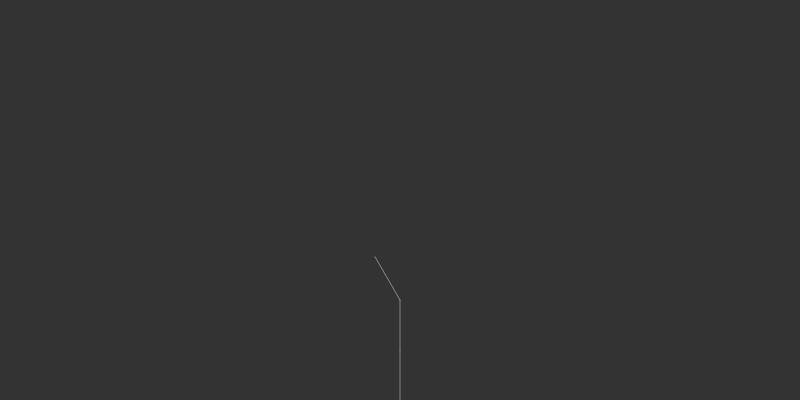
Frame 1 (no input)
Frame 60 (no input): identical to frame 1, image omitted
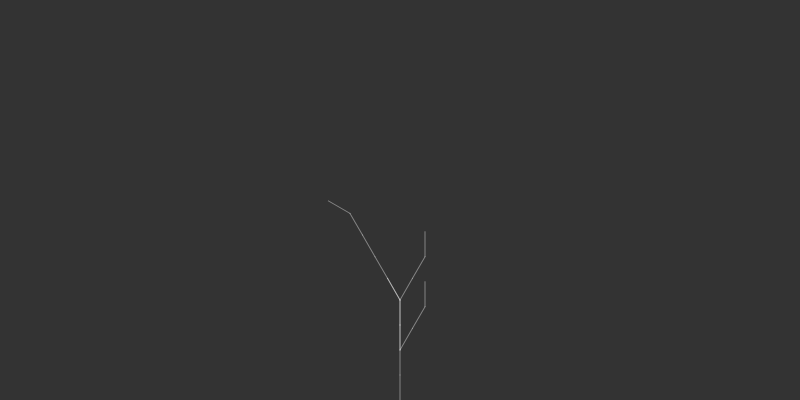
Frame 120 (the mouse pressed at the canvas centre since frame 60)

The p5.js sketch that drew these frames (run headless with seeded random() and noise() and a simulated clock; from frame 60 on, the mouse is pressed at the canvas centre):

// p5.js sketch
// ── sketch.js
// Based on https://en.wikipedia.org/w/index.php?title=L-system#Example_7:_Fractal_plant

var axiom = 'X'
let rules = {
  X: 'F+[[X]-X]-F[-FX]+X',
  F: 'FF'
}
var t = 0
var lineLength = 100
let angle = Math.PI / 6

function setup () {
  createCanvas(800, 400)
}

function updateAxiom () {
  var newAxiom = ''
  for (let char of axiom) {
    if (char in rules) {
      newAxiom += rules[char]
    } else {
      newAxiom += char
    }
  }

  axiom = newAxiom
}

function drawFern () {
  resetMatrix()
  translate(width / 2, height)

  // F: "draw forward"
  // −: "turn right 25°
  // +: "turn left 25°"
  // [: corresponds to saving the current values for position and angle, which are restored when the corresponding "]" is executed.
  for (let char of axiom) {
    switch (char) {
      case 'F':
        line(0, 0, 0, -lineLength)
        translate(0, -lineLength)
        break
      case '-':
        rotate(-angle)
        break
      case 'X':
        break
      case '+':
        rotate(angle)
        break
      case '[':
        push()
        break
      case ']':
        pop()
        break
    }
  }
}

function draw () {
  background(51)
  stroke(255, 100)

  if (t % 100 == 0) {
    updateAxiom()
    lineLength *= 0.5
  }

  drawFern()

  t += 1
}
